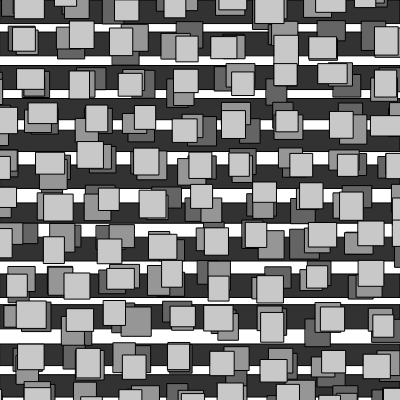
Frame 1 (no input)
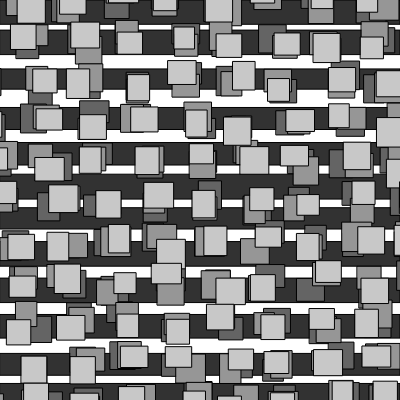
Frame 2 (the mouse pressed at the canvas centre, redrawn once)

The p5.js sketch that drew these frames (run headless with seeded random() and noise() and a simulated clock; the mouse was pressed at the canvas centre and the sketch redrawn once):

// p5.js sketch
// ── sketch.js
const sketchHeight = 400;
const sketchWidth = 400;

function setup() {
  createCanvas(sketchWidth, sketchHeight);
}

function draw() {
  noLoop();
  background(255);

  fill(50);
  for (
    let rectY = 0;
    rectY < sketchHeight;
    rectY += random(30, 40)
    ) {
    rect(
      0,
      rectY,
      sketchWidth,
      random(20, 25)
    );
  }

  for (let layer = 0; layer < 3; layer += 1) {
    let layerColor = 100 + layer * 50;
    fill(layerColor);
    for (let y = 0; y < sketchHeight + 50; y += 40) {
      for (let x = 0; x < sketchWidth + 100; x += 50) {
        rect(
          -100 + x + y/6 + random(0, 20),
          -20 + y + random(0, 20),
          random(20, 30),
          random(20, 30),
        );
      }
    } 
  }
}
